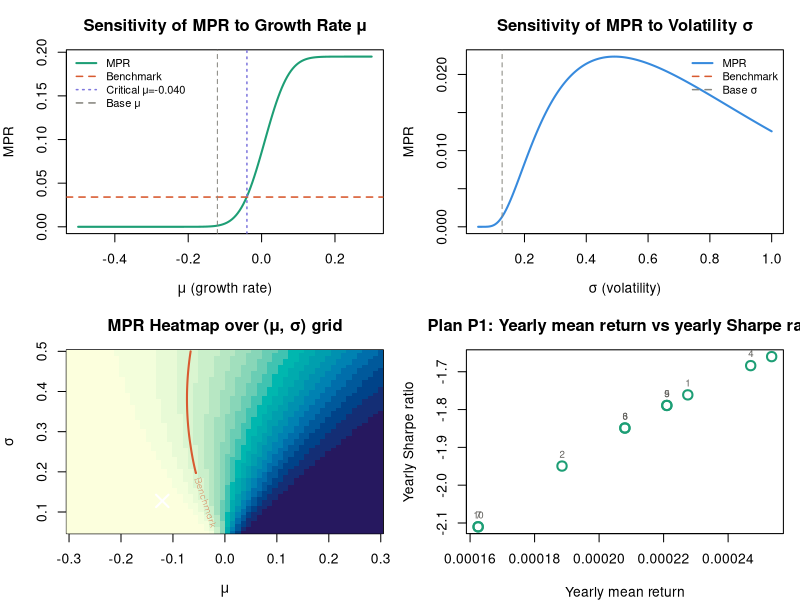

This figure's R source:

# Parameters estimated from historical FTSE 100 data
mu_base    <- -0.1205   # baseline growth rate
sigma_base <-  0.1276   # baseline volatility
benchmark  <-  0.034075 # gilt 1 MPR benchmark
rf_annual  <-  0.005    # annual risk-free rate (approx.)

#Compute MPR analytically (GBM model)
MPR_plan <- function(mu, sigma) {
  z1 <- -sqrt(6) * (mu - 0.5 * sigma^2) / sigma
  return(0.195 * (1 - pnorm(z1)))
}

# Sensitivity to growth rate μ (σ fixed)

# We sweep μ from -0.5 to 0.3, holding σ at its base value.
# This tells us the critical μ below which the plan is unattractive.

mu_seq  <- seq(-0.5, 0.3, by = 0.005)
MPR_mu  <- sapply(mu_seq, function(m) MPR_plan(m, sigma_base))

# Find the critical threshold: smallest μ where MPR >= benchmark
critical_mu_idx <- which(MPR_mu >= benchmark)[1]
critical_mu     <- mu_seq[critical_mu_idx]
cat("Critical μ threshold:", round(critical_mu, 4), "\n")

#Sensitivity to volatility σ (μ fixed)

# We sweep σ from 0.05 to 1.0, holding μ at its base value.
# This tells us the maximum σ before the plan falls below benchmark.

sigma_seq  <- seq(0.05, 1.0, by = 0.005)
MPR_sigma  <- sapply(sigma_seq, function(s) MPR_plan(mu_base, s))

# Find critical sigma: largest σ where MPR is still above benchmark
above_idx     <- which(MPR_sigma >= benchmark)
critical_sigma <- if (length(above_idx) > 0) sigma_seq[max(above_idx)] else NA
cat("Critical σ threshold:", round(critical_sigma, 4), "\n")

#2D Heatmap of MPR over (μ, σ) grid

mu_grid    <- seq(-0.3, 0.3, length.out = 60)
sigma_grid <- seq(0.05, 0.5, length.out = 60)
MPR_grid   <- outer(mu_grid, sigma_grid, Vectorize(MPR_plan))


# Monte Carlo – Sharpe ratio scatter plot (10 simulations)
# Each run uses N=5000 paths. Variability across runs shows
# the stochastic nature of the plan's risk-return profile.

set.seed(42)
N_runs  <- 10   # number of Monte Carlo simulation runs
N_paths <- 5000 # paths per run (small enough to show variability)

yearly_mean   <- numeric(N_runs)
yearly_sharpe <- numeric(N_runs)

for (i in 1:N_runs) {
  # Simulate final FTSE 100 index level relative to start
  Z   <- rnorm(N_paths)
  x6  <- exp(6*(mu_base - 0.5*sigma_base^2) + sqrt(6)*sigma_base*Z)
  
  # Payoff: 19.5% if index is up, else 0
  payoff <- ifelse(x6 > 1, 0.195, 0)
  
  # Annualize: divide 6-year total return by 6
  annual_returns  <- payoff / 6
  yearly_mean[i]  <- mean(annual_returns)
  # Sharpe ratio = (mean annual return - risk-free) / std dev
  yearly_sharpe[i] <- (mean(annual_returns) - rf_annual) / sd(annual_returns)
}

# PLOTTING

par(mfrow = c(2, 2), mar = c(4, 4, 3, 1))

# Plot 1: MPR vs μ
plot(mu_seq, MPR_mu, type = "l", col = "#1D9E75", lwd = 2,
     xlab = expression(mu ~ "(growth rate)"), ylab = "MPR",
     main = "Sensitivity of MPR to Growth Rate μ")
abline(h  = benchmark,   col = "#D85A30", lty = 2, lwd = 1.5)
abline(v  = critical_mu, col = "#7F77DD", lty = 3, lwd = 1.5)
abline(v  = mu_base,     col = "#888780", lty = 2)
legend("topleft", bty = "n", cex = 0.8,
       legend = c("MPR", "Benchmark", sprintf("Critical μ=%.3f", critical_mu), "Base μ"),
       col    = c("#1D9E75", "#D85A30", "#7F77DD", "#888780"),
       lty    = c(1, 2, 3, 2), lwd = c(2, 1.5, 1.5, 1.5))

# Plot 2: MPR vs σ
plot(sigma_seq, MPR_sigma, type = "l", col = "#378ADD", lwd = 2,
     xlab = expression(sigma ~ "(volatility)"), ylab = "MPR",
     main = "Sensitivity of MPR to Volatility σ")
abline(h = benchmark,     col = "#D85A30", lty = 2, lwd = 1.5)
abline(v = sigma_base,    col = "#888780", lty = 2)
if (!is.na(critical_sigma)) abline(v = critical_sigma, col = "#7F77DD", lty = 3, lwd = 1.5)
legend("topright", bty = "n", cex = 0.8,
       legend = c("MPR", "Benchmark", "Base σ"),
       col    = c("#378ADD", "#D85A30", "#888780"),
       lty    = c(1, 2, 2), lwd = c(2, 1.5, 1.5))

# Plot 3: 2D heatmap
image(mu_grid, sigma_grid, MPR_grid,
      col  = hcl.colors(20, "YlGnBu", rev = TRUE),
      xlab = expression(mu), ylab = expression(sigma),
      main = "MPR Heatmap over (μ, σ) grid")
contour(mu_grid, sigma_grid, MPR_grid,
        levels = benchmark, col = "#D85A30", lwd = 2,
        labels = "Benchmark", add = TRUE)
points(mu_base, sigma_base, pch = 4, cex = 2, lwd = 2, col = "white")

# Plot 4: Yearly mean return vs Yearly Sharpe ratio (10 simulations)
plot(yearly_mean, yearly_sharpe,
     col  = "#1D9E75", pch = 1, lwd = 2, cex = 1.5,
     xlab = "Yearly mean return",
     ylab = "Yearly Sharpe ratio",
     main = "Plan P1: Yearly mean return vs yearly Sharpe ratio")
abline(h = 0, col = "#D85A30", lty = 2)
text(yearly_mean, yearly_sharpe,
     labels = 1:N_runs, pos = 3, cex = 0.7,
     col = "#5F5E5A")
